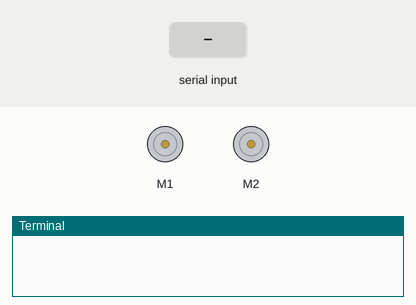
This program was run on a simulated Raspberry Pi (BCM pin numbers) with an Explorer HAT. Shown: 2 × DC motor (green arrow = forward, orange = backward, longer = faster), the last lines printed to the terminal. Inputs (shaded band) come from the test bench. Motors are numbered in the order the program creates them (left before right in a Robot). At 5.8 s the program stops and its outputs stay as they are.

Above: at 1.2 s.
1.3 s: "w" typed at the terminal
At 1.7 s:
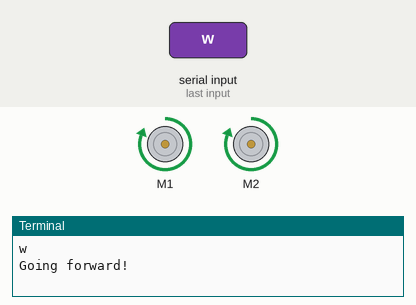
2.8 s: "s" typed at the terminal
At 4.0 s:
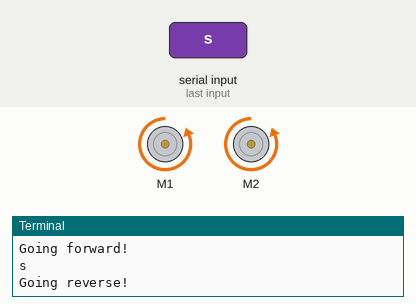
4.3 s: "a" typed at the terminal
At 5.2 s:
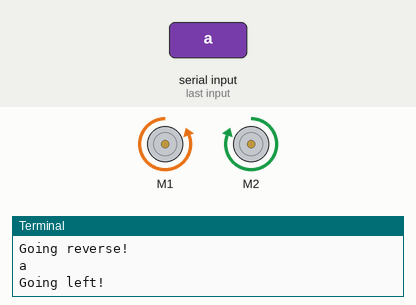
5.8 s: "q" typed at the terminal
At 6.3 s:
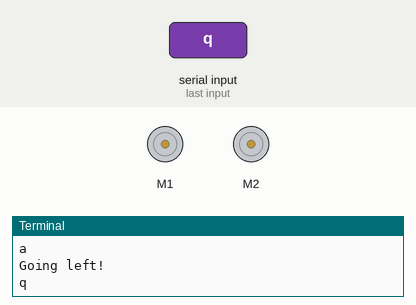
Timing chart, 0 to 7.3 s (numbered marks = the images above; inputs shaded):
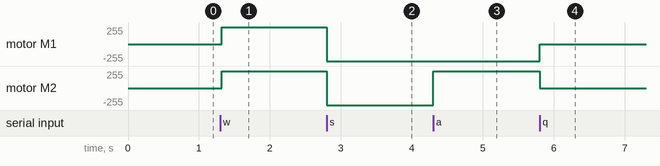

Measured:
- after the input at 1.3 s, motor M1, motor M2: stopped → forward 255/255 at once
- after the input at 2.8 s, motor M1, motor M2: forward 255/255 → backward 255/255 at once
- after the input at 4.3 s, motor M2: backward 255/255 → forward 255/255 at once
- after the input at 5.8 s, motor M1: backward 255/255 → stopped at once; motor M2: forward 255/255 → stopped at once

The program:

runrobot.py
```python
import sys, tty, termios, time
import explorerhat

# The getch method can determine which key has been pressed
# by the user on the keyboard by accessing the system files
# It will then return the pressed key as a variable
def getch():
	fd = sys.stdin.fileno()
	old_settings = termios.tcgetattr(fd)
	try:
		tty.setraw(sys.stdin.fileno())
		ch = sys.stdin.read(1)
	finally:
		termios.tcsetattr(fd, termios.TCSADRAIN, old_settings)
	return ch

def forward():
	print("Going forward!")
	explorerhat.motor.one.forwards()
	explorerhat.motor.two.forwards()

def right():
	print("Going right!")
	explorerhat.motor.one.forwards()
	explorerhat.motor.two.backwards()

def left():
	print("Going left!")
	explorerhat.motor.one.backwards()
	explorerhat.motor.two.forwards()

def backwards():
	print("Going reverse!")
	explorerhat.motor.one.backwards()
	explorerhat.motor.two.backwards()

def stop():
	explorerhat.motor.one.stop()
	explorerhat.motor.two.stop()
	print("stopped")

while True:
	ch = getch()

	print(ch)
	if (ch == 'q'):
		break

	if (ch == 'w'):
		forward()

	if (ch == 's'):
		backwards()

	if (ch == 'a'):
		left()

	if (ch == 'd'):
		right()

	if (ch == ' '):
		stop()
	#time.sleep(0.2)
	#stop()
```
